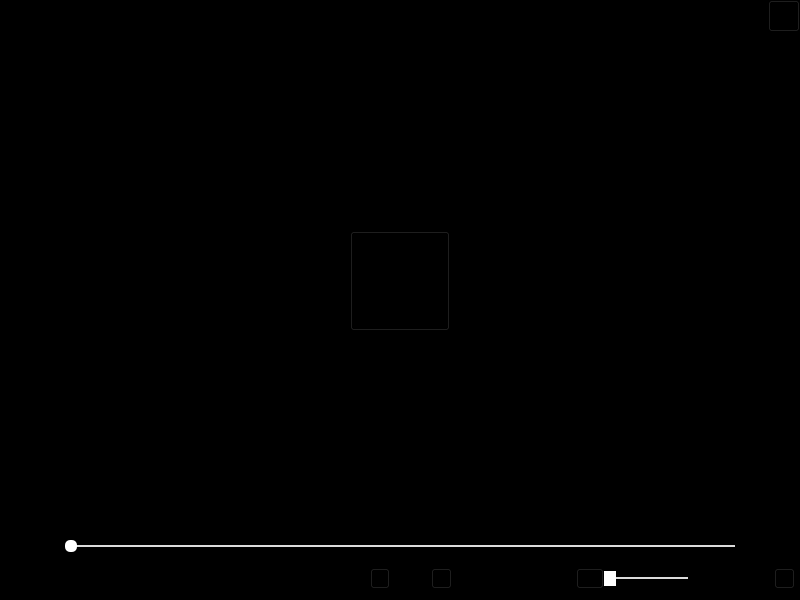
<?xml version="1.0" encoding="UTF-8"?>
<ui version="4.0">
 <class>LCVLCMediaPlayer</class>
 <widget class="QMainWindow" name="LCVLCMediaPlayer">
  <property name="geometry">
   <rect>
    <x>0</x>
    <y>0</y>
    <width>800</width>
    <height>600</height>
   </rect>
  </property>
  <property name="minimumSize">
   <size>
    <width>0</width>
    <height>0</height>
   </size>
  </property>
  <property name="windowTitle">
   <string>MainWindow</string>
  </property>
  <widget class="QWidget" name="centralwidget">
   <property name="styleSheet">
    <string notr="true">background-color: rgb(0, 0, 0);</string>
   </property>
   <widget class="MouseMoveWidget" name="verticalWidget" native="true">
    <property name="geometry">
     <rect>
      <x>0</x>
      <y>0</y>
      <width>800</width>
      <height>600</height>
     </rect>
    </property>
    <layout class="QVBoxLayout" name="verticalLayout">
     <property name="spacing">
      <number>0</number>
     </property>
     <property name="leftMargin">
      <number>0</number>
     </property>
     <property name="topMargin">
      <number>0</number>
     </property>
     <property name="rightMargin">
      <number>0</number>
     </property>
     <property name="bottomMargin">
      <number>0</number>
     </property>
     <item>
      <widget class="QWidget" name="horizontalWidget" native="true">
       <property name="minimumSize">
        <size>
         <width>0</width>
         <height>0</height>
        </size>
       </property>
       <property name="maximumSize">
        <size>
         <width>16777215</width>
         <height>16777215</height>
        </size>
       </property>
       <layout class="QHBoxLayout" name="horizontalLayout_2">
        <property name="spacing">
         <number>0</number>
        </property>
        <property name="leftMargin">
         <number>0</number>
        </property>
        <property name="topMargin">
         <number>0</number>
        </property>
        <property name="rightMargin">
         <number>0</number>
        </property>
        <property name="bottomMargin">
         <number>0</number>
        </property>
        <item>
         <spacer name="horizontalSpacer_3">
          <property name="orientation">
           <enum>Qt::Horizontal</enum>
          </property>
          <property name="sizeHint" stdset="0">
           <size>
            <width>40</width>
            <height>20</height>
           </size>
          </property>
         </spacer>
        </item>
        <item>
         <widget class="QPushButton" name="pushButton_close">
          <property name="minimumSize">
           <size>
            <width>32</width>
            <height>32</height>
           </size>
          </property>
          <property name="maximumSize">
           <size>
            <width>32</width>
            <height>32</height>
           </size>
          </property>
          <property name="text">
           <string/>
          </property>
         </widget>
        </item>
       </layout>
      </widget>
     </item>
     <item>
      <spacer name="verticalSpacer_2">
       <property name="orientation">
        <enum>Qt::Vertical</enum>
       </property>
       <property name="sizeHint" stdset="0">
        <size>
         <width>20</width>
         <height>40</height>
        </size>
       </property>
      </spacer>
     </item>
     <item>
      <widget class="QWidget" name="horizontalWidget" native="true">
       <property name="minimumSize">
        <size>
         <width>0</width>
         <height>0</height>
        </size>
       </property>
       <layout class="QHBoxLayout" name="horizontalLayout_3">
        <property name="spacing">
         <number>0</number>
        </property>
        <property name="leftMargin">
         <number>0</number>
        </property>
        <property name="topMargin">
         <number>0</number>
        </property>
        <property name="rightMargin">
         <number>0</number>
        </property>
        <property name="bottomMargin">
         <number>0</number>
        </property>
        <item>
         <widget class="QPushButton" name="pushButton_play2">
          <property name="minimumSize">
           <size>
            <width>100</width>
            <height>100</height>
           </size>
          </property>
          <property name="maximumSize">
           <size>
            <width>100</width>
            <height>100</height>
           </size>
          </property>
          <property name="text">
           <string/>
          </property>
         </widget>
        </item>
       </layout>
      </widget>
     </item>
     <item>
      <spacer name="verticalSpacer">
       <property name="orientation">
        <enum>Qt::Vertical</enum>
       </property>
       <property name="sizeHint" stdset="0">
        <size>
         <width>20</width>
         <height>40</height>
        </size>
       </property>
      </spacer>
     </item>
     <item>
      <widget class="QWidget" name="horizontalWidget" native="true">
       <property name="minimumSize">
        <size>
         <width>0</width>
         <height>32</height>
        </size>
       </property>
       <layout class="QHBoxLayout" name="horizontalLayout_4">
        <item>
         <widget class="QLabel" name="label_timing">
          <property name="minimumSize">
           <size>
            <width>50</width>
            <height>0</height>
           </size>
          </property>
          <property name="text">
           <string/>
          </property>
         </widget>
        </item>
        <item>
         <widget class="QSlider" name="horizontalSlider">
          <property name="styleSheet">
           <string notr="true">QSlider::handle:horizontal{width:12px;background-color:rgb(255,255,255);margin:-5px 0px -5px 0px;border-radius:5px;}
QSlider::groove:horizontal{height:2px;background-color:rgb(219,219,219);}
QSlider::add-page:horizontal{background-color:rgb(219,219,219);}
QSlider::sub-page:horizontal{background-color:rgb(26,217,110);}</string>
          </property>
          <property name="maximum">
           <number>100</number>
          </property>
          <property name="orientation">
           <enum>Qt::Horizontal</enum>
          </property>
         </widget>
        </item>
        <item>
         <widget class="QLabel" name="label_end">
          <property name="minimumSize">
           <size>
            <width>50</width>
            <height>0</height>
           </size>
          </property>
          <property name="text">
           <string/>
          </property>
         </widget>
        </item>
       </layout>
      </widget>
     </item>
     <item>
      <widget class="QWidget" name="horizontalWidget" native="true">
       <property name="minimumSize">
        <size>
         <width>0</width>
         <height>0</height>
        </size>
       </property>
       <property name="maximumSize">
        <size>
         <width>16777215</width>
         <height>16777215</height>
        </size>
       </property>
       <layout class="QHBoxLayout" name="horizontalLayout">
        <property name="spacing">
         <number>0</number>
        </property>
        <property name="leftMargin">
         <number>0</number>
        </property>
        <property name="topMargin">
         <number>0</number>
        </property>
        <property name="rightMargin">
         <number>5</number>
        </property>
        <property name="bottomMargin">
         <number>5</number>
        </property>
        <item>
         <spacer name="horizontalSpacer">
          <property name="orientation">
           <enum>Qt::Horizontal</enum>
          </property>
          <property name="sizeHint" stdset="0">
           <size>
            <width>40</width>
            <height>20</height>
           </size>
          </property>
         </spacer>
        </item>
        <item>
         <spacer name="horizontalSpacer_5">
          <property name="orientation">
           <enum>Qt::Horizontal</enum>
          </property>
          <property name="sizeHint" stdset="0">
           <size>
            <width>40</width>
            <height>20</height>
           </size>
          </property>
         </spacer>
        </item>
        <item>
         <spacer name="horizontalSpacer_6">
          <property name="orientation">
           <enum>Qt::Horizontal</enum>
          </property>
          <property name="sizeHint" stdset="0">
           <size>
            <width>40</width>
            <height>20</height>
           </size>
          </property>
         </spacer>
        </item>
        <item>
         <spacer name="horizontalSpacer_9">
          <property name="orientation">
           <enum>Qt::Horizontal</enum>
          </property>
          <property name="sizeHint" stdset="0">
           <size>
            <width>40</width>
            <height>20</height>
           </size>
          </property>
         </spacer>
        </item>
        <item>
         <spacer name="horizontalSpacer_7">
          <property name="orientation">
           <enum>Qt::Horizontal</enum>
          </property>
          <property name="sizeHint" stdset="0">
           <size>
            <width>40</width>
            <height>20</height>
           </size>
          </property>
         </spacer>
        </item>
        <item>
         <spacer name="horizontalSpacer_12">
          <property name="orientation">
           <enum>Qt::Horizontal</enum>
          </property>
          <property name="sizeHint" stdset="0">
           <size>
            <width>40</width>
            <height>20</height>
           </size>
          </property>
         </spacer>
        </item>
        <item>
         <spacer name="horizontalSpacer_13">
          <property name="orientation">
           <enum>Qt::Horizontal</enum>
          </property>
          <property name="sizeHint" stdset="0">
           <size>
            <width>40</width>
            <height>20</height>
           </size>
          </property>
         </spacer>
        </item>
        <item>
         <spacer name="horizontalSpacer_14">
          <property name="orientation">
           <enum>Qt::Horizontal</enum>
          </property>
          <property name="sizeHint" stdset="0">
           <size>
            <width>40</width>
            <height>20</height>
           </size>
          </property>
         </spacer>
        </item>
        <item>
         <spacer name="horizontalSpacer_15">
          <property name="orientation">
           <enum>Qt::Horizontal</enum>
          </property>
          <property name="sizeHint" stdset="0">
           <size>
            <width>40</width>
            <height>20</height>
           </size>
          </property>
         </spacer>
        </item>
        <item>
         <widget class="QPushButton" name="pushButton_play">
          <property name="minimumSize">
           <size>
            <width>20</width>
            <height>21</height>
           </size>
          </property>
          <property name="maximumSize">
           <size>
            <width>20</width>
            <height>21</height>
           </size>
          </property>
          <property name="text">
           <string/>
          </property>
         </widget>
        </item>
        <item>
         <spacer name="horizontalSpacer_4">
          <property name="orientation">
           <enum>Qt::Horizontal</enum>
          </property>
          <property name="sizeHint" stdset="0">
           <size>
            <width>40</width>
            <height>20</height>
           </size>
          </property>
         </spacer>
        </item>
        <item>
         <widget class="QPushButton" name="pushButton_stop">
          <property name="minimumSize">
           <size>
            <width>21</width>
            <height>21</height>
           </size>
          </property>
          <property name="maximumSize">
           <size>
            <width>21</width>
            <height>21</height>
           </size>
          </property>
          <property name="text">
           <string/>
          </property>
         </widget>
        </item>
        <item>
         <spacer name="horizontalSpacer_10">
          <property name="orientation">
           <enum>Qt::Horizontal</enum>
          </property>
          <property name="sizeHint" stdset="0">
           <size>
            <width>40</width>
            <height>20</height>
           </size>
          </property>
         </spacer>
        </item>
        <item>
         <spacer name="horizontalSpacer_8">
          <property name="orientation">
           <enum>Qt::Horizontal</enum>
          </property>
          <property name="sizeHint" stdset="0">
           <size>
            <width>40</width>
            <height>20</height>
           </size>
          </property>
         </spacer>
        </item>
        <item>
         <spacer name="horizontalSpacer_11">
          <property name="orientation">
           <enum>Qt::Horizontal</enum>
          </property>
          <property name="sizeHint" stdset="0">
           <size>
            <width>40</width>
            <height>20</height>
           </size>
          </property>
         </spacer>
        </item>
        <item>
         <widget class="QPushButton" name="pushButton_volume">
          <property name="minimumSize">
           <size>
            <width>28</width>
            <height>21</height>
           </size>
          </property>
          <property name="maximumSize">
           <size>
            <width>28</width>
            <height>21</height>
           </size>
          </property>
          <property name="text">
           <string/>
          </property>
         </widget>
        </item>
        <item>
         <widget class="QSlider" name="Slider_Volume">
          <property name="styleSheet">
           <string notr="true">QSlider::handle:horizontal{width:12px;background-color:rgb(255,255,255);margin:-11px 0px -11px 0px;border-radius:12px;}
QSlider::groove:horizontal{height:2px;background-color:rgb(219,219,219);}
QSlider::add-page:horizontal{background-color:rgb(219,219,219);}
QSlider::sub-page:horizontal{background-color:rgb(26,217,110);}</string>
          </property>
          <property name="orientation">
           <enum>Qt::Horizontal</enum>
          </property>
         </widget>
        </item>
        <item>
         <widget class="QLabel" name="label_null">
          <property name="minimumSize">
           <size>
            <width>5</width>
            <height>0</height>
           </size>
          </property>
          <property name="maximumSize">
           <size>
            <width>5</width>
            <height>16777215</height>
           </size>
          </property>
          <property name="text">
           <string/>
          </property>
         </widget>
        </item>
        <item>
         <widget class="QLabel" name="label_volume">
          <property name="minimumSize">
           <size>
            <width>40</width>
            <height>32</height>
           </size>
          </property>
          <property name="maximumSize">
           <size>
            <width>40</width>
            <height>32</height>
           </size>
          </property>
          <property name="text">
           <string/>
          </property>
         </widget>
        </item>
        <item>
         <spacer name="horizontalSpacer_2">
          <property name="orientation">
           <enum>Qt::Horizontal</enum>
          </property>
          <property name="sizeHint" stdset="0">
           <size>
            <width>40</width>
            <height>20</height>
           </size>
          </property>
         </spacer>
        </item>
        <item>
         <widget class="QPushButton" name="pushButton_max">
          <property name="minimumSize">
           <size>
            <width>21</width>
            <height>21</height>
           </size>
          </property>
          <property name="maximumSize">
           <size>
            <width>21</width>
            <height>21</height>
           </size>
          </property>
          <property name="text">
           <string/>
          </property>
         </widget>
        </item>
       </layout>
      </widget>
     </item>
    </layout>
   </widget>
  </widget>
 </widget>
 <customwidgets>
  <customwidget>
   <class>MouseMoveWidget</class>
   <extends>QWidget</extends>
   <header>mousemovewidget.h</header>
   <container>1</container>
  </customwidget>
 </customwidgets>
 <resources/>
 <connections/>
</ui>
